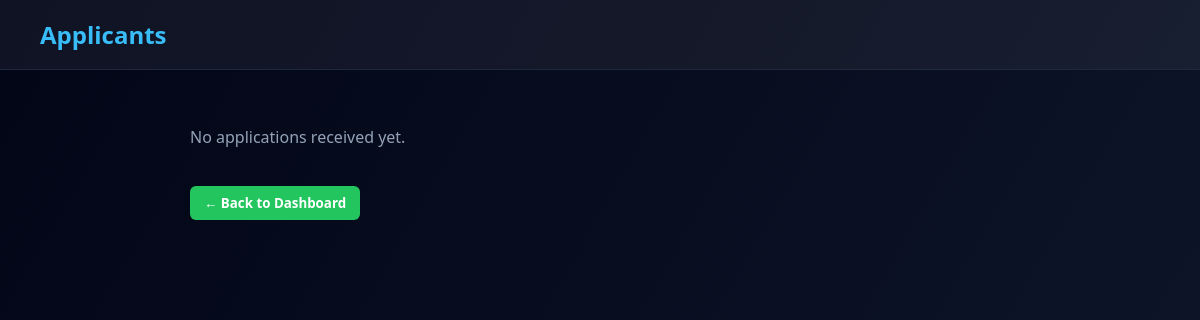
The app's page /job-applications/2, older data.
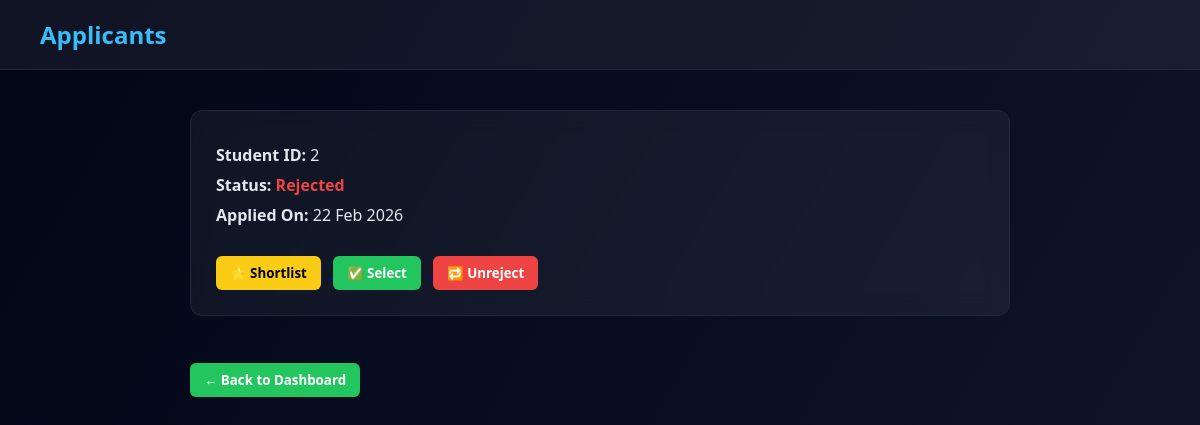
The same page, newer data.
### app.py (models this page shows)
class Application(db.Model):
    __tablename__ = "applications"
    id = db.Column(db.Integer, primary_key=True)
    job_id = db.Column(
        db.Integer,
        db.ForeignKey("jobs.id"),
        nullable=False
    )
    student_id = db.Column(
        db.Integer,
        db.ForeignKey("student_profiles.id"),
        nullable=False
    )
    status = db.Column(db.String(50), default="Applied")
    applied_at = db.Column(db.DateTime, default=datetime.utcnow)
    job = db.relationship("Job", back_populates="applications")
    student = db.relationship("StudentProfile", back_populates="applications")

### app.py (the view)
@app.route("/job-applications/<int:job_id>")
def view_applications(job_id):
    applications = Application.query.filter_by(job_id=job_id).all()
    return render_template(
        "applications.html",
        applications=applications
    )

### templates/applications.html (shortened to what this page needs)
<!DOCTYPE html>
<html lang="en">
<head>
</head>
<body>
    <div class="navbar">
        <h2>Applicants</h2>
    </div>
    <div class="container">
        {% if applications %}
        {% for app in applications %}
<div class="card">
    <p><b>Student ID:</b> {{ app.student_id }}</p>
    <p>
        <b>Status:</b>
        <span class="status">
            {% if app.status == "Applied" %}
            <span style="color: #38bdf8;">Applied</span>
            {% elif app.status == "Shortlisted" %}
            <span style="color: #facc15;">Shortlisted</span>
            {% elif app.status == "Selected" %}
            <span style="color: #22c55e;">Selected</span>
            {% else %}
            <span style="color: #ef4444;">Rejected</span>
            {% endif %}
        </span>
    </p>
    <p>
        <b>Applied On:</b>
        {{ app.applied_at.strftime("%d %b %Y") }}
    </p>
    <br>
    <a href="/toggle-status/{{ app.id }}/shortlist">
        <button class="btn shortlist">
            {% if app.status == "Shortlisted" %}
                🔁 Unshortlist
            {% else %}
                ⭐ Shortlist
            {% endif %}
        </button>
    </a>
    <a href="/toggle-status/{{ app.id }}/select">
        <button class="btn select">
            {% if app.status == "Selected" %}
                🔁 Unselect
            {% else %}
                ✅ Select
            {% endif %}
        </button>
    </a>
    <a href="/toggle-status/{{ app.id }}/reject">
        <button class="btn reject">
            {% if app.status == "Rejected" %}
                🔁 Unreject
            {% else %}
                ❌ Reject
            {% endif %}
        </button>
    </a>
</div>
        {% endfor %}
        {% else %}
        <p style="color:#94a3b8;">No applications received yet.</p>
        {% endif %}
        <br>
        <a href="/company_dashboard">
            <button class="btn select">← Back to Dashboard</button>
        </a>
    </div>
</body>
</html>

Row changes from the older to the newer data that the page shows:
added Application: student_id "2", status "Rejected", applied_at "22 Feb 2026"
Text that changed along with them:
text no longer shown: "No applications received yet."
